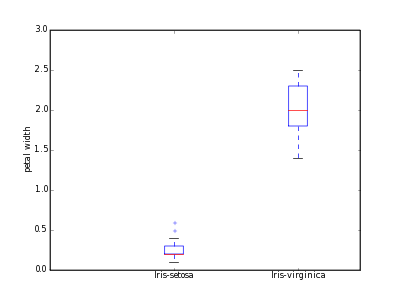

Generate this figure with Python:
import matplotlib
matplotlib.use('Agg')
from pylab import *
import urllib
import csv

def webshow( img ):
    savefig( img, dpi=50 )
    print 'Content-Type: text/html\n'
    print '<img width="400" height="300" src="'+img+'" />'

f = "http://ivle.informatics.unimelb.edu.au/"
f += "media/subjects/600151/exercise_data/iris.csv"
webdata = urllib.urlopen(f,"r")
data = list(csv.reader(webdata))
petal_length = {}
petal_width = {}

for row in data:
    # Iris-setosa, Iris-versicolour, or Iris-virginica
    species = row[4]
    if species not in petal_length:
        petal_length[species] = []
        petal_width[species] = []	
    # third column contains petal length
    petal_length[species].append( float(row[2]) ) 
    # fourth column contains petal width
    petal_width[species].append( float(row[3]) ) 

clf()
# boxplot two variables:
# Iris-setosa's petal_width and Iris-virginica's petal_width
boxplot( [petal_width['Iris-setosa'], petal_width['Iris-virginica']] )
ylim(0,3)
xticks( arange(3), ['','Iris-setosa','Iris-virginica'] )
ylabel( "petal width" )
webshow("iris_boxplot.png")
